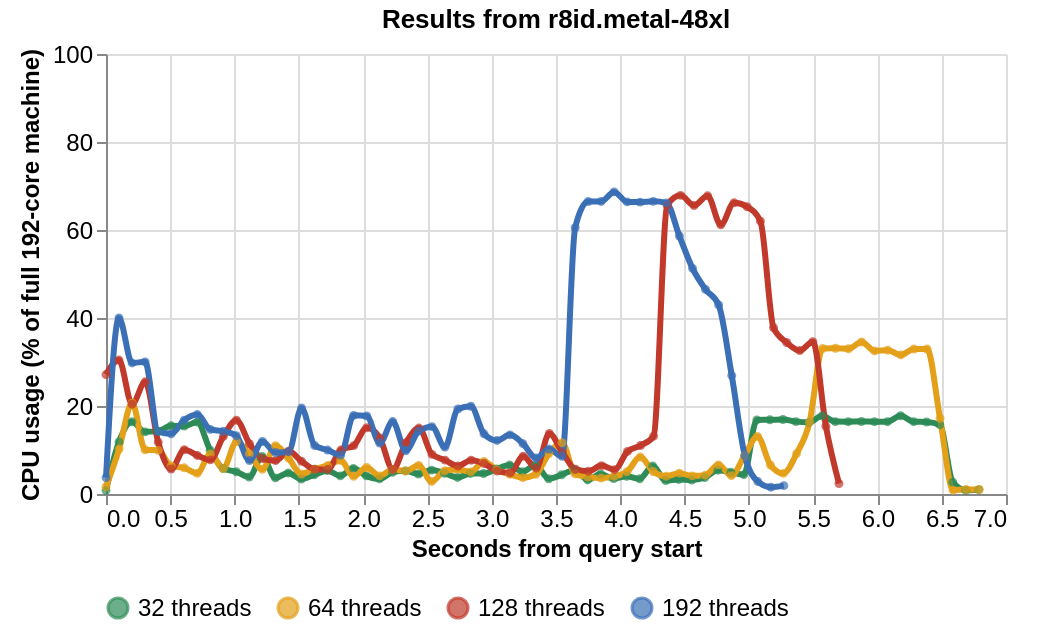

Vega-Lite specification for this chart:
### Vega-Lite specification from a JSON file in a GitHub repository (floating-point values rounded to 4 significant figures; data arrays with more than 128 entries replaced by an {"elided": "..."} marker saying what was removed)
{"$schema": "https://vega.github.io/schema/vega-lite/v5.json", "description": "CPU usage over time for the group/order query against raw Parquet files on r8id.metal-48xl.", "width": 450, "height": 220, "padding": {"left": 8, "right": 16, "top": 4, "bottom": 4}, "config": {"view": {"stroke": null}, "axis": {"labelFontSize": 12, "titleFontSize": 12}, "legend": {"orient": "bottom", "direction": "horizontal", "titleFontSize": 12, "labelFontSize": 12, "title": "DuckDB threads"}}, "data": {"values": {"elided": "246 records"}}, "encoding": {"x": {"field": "seconds_from_start", "type": "quantitative", "title": "Seconds from query start"}, "y": {"field": "cpu_usage_percent", "type": "quantitative", "title": "CPU usage (% of full 192-core machine)", "scale": {"domain": [0, 100]}}, "color": {"field": "series_label", "type": "nominal", "scale": {"domain": ["32 threads", "64 threads", "128 threads", "192 threads"], "range": ["#2E8B57", "#E3A018", "#C0392B", "#3B6FB6"]}}, "tooltip": [{"field": "series_label", "type": "nominal", "title": "Threads"}, {"field": "seconds_from_start", "type": "quantitative", "title": "Seconds from start", "format": ".3f"}, {"field": "cpu_usage_percent", "type": "quantitative", "title": "CPU usage %", "format": ".3f"}, {"field": "cpu_total_percent", "type": "quantitative", "title": "Aggregate CPU %", "format": ".1f"}, {"field": "query_seconds", "type": "quantitative", "title": "Total query runtime (s)", "format": ".3f"}]}, "layer": [{"mark": {"type": "line", "strokeWidth": 3, "interpolate": "monotone"}}, {"mark": {"type": "point", "filled": true, "size": 20}}], "title": "Results from r8id.metal-48xl"}
